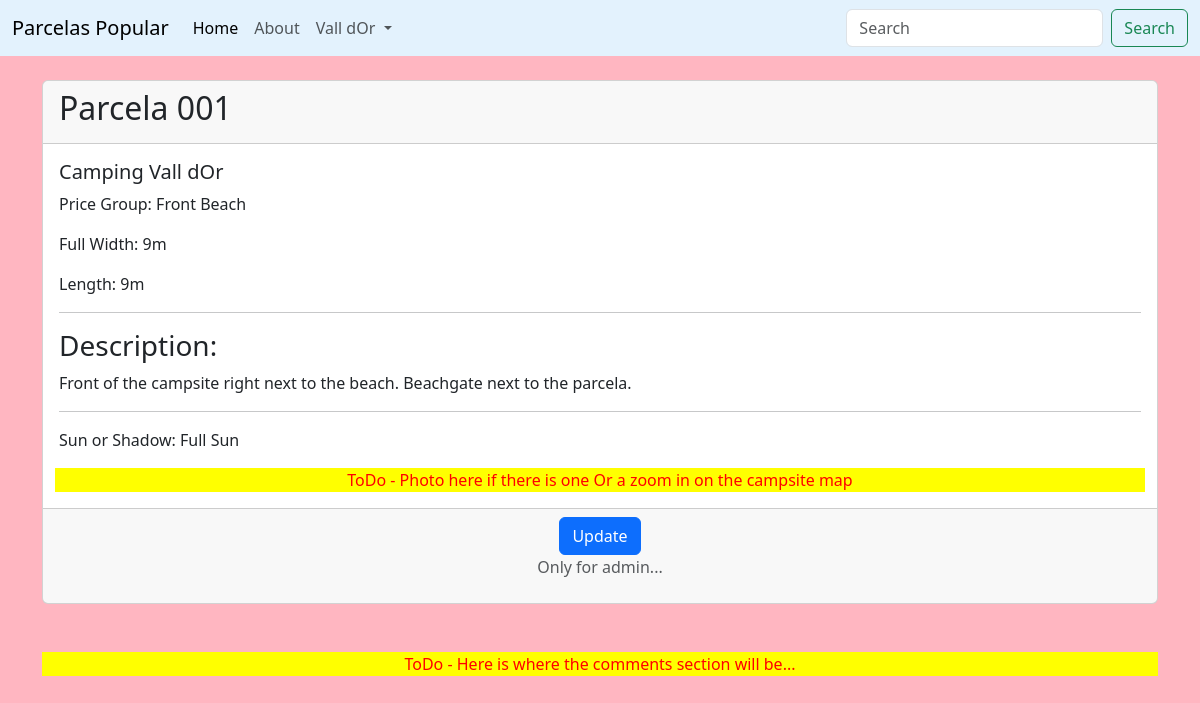
Page /show_parcela/1 on the committed database.
### cvdor/models.py (models this page shows, shortened)
class Parcela(models.Model):
    number = models.CharField('Plot Number', max_length=20)
    campsite = models.ForeignKey(Campsite, blank=True, null=True, on_delete=models.CASCADE)
    group = models.ForeignKey('Group', blank=True, null=True, on_delete=models.CASCADE)
    width = models.IntegerField('Size', blank=True)
    length = models.IntegerField('Plot Length', blank=True)
    description = models.TextField('Description')
    sun = models.ForeignKey(Sun, blank=True, null=True, on_delete=models.CASCADE)

class Campsite(models.Model):
    name = models.CharField('Campsite Name', max_length=40)
    address = models.CharField(max_length=320)
    postcode = models.CharField('Postal Code', max_length=10)
    w3words = models.CharField(max_length=60)
    phone = models.CharField('Phone', max_length=25)
    web = models.URLField('Website Address')
    email_address = models.EmailField('Email Address')
    def __str__(self):
        return self.name

class Group(models.Model):
    name = models.CharField('Group', max_length=25)
    def __str__(self):
        return self.name

class Sun(models.Model):
    sun = models.CharField('SunOrShadow', max_length=25, default='sun')
    def __str__(self):
        return self.sun

### cvdor/views.py (the view)
# urls.py: path('show_parcela/<parcela_id>', views.show_parcela, name='show-parcela'),
def show_parcela(request, parcela_id):
    parcela = Parcela.objects.get(pk=parcela_id)
    return render(request, "show_parcela.html", {"parcela": parcela})

### cvdor/templates/show_parcela.html
 {% extends 'base.html' %}
{% block content %}
<div class=container>
  <br/>
  <div class="card">
    <div class="card-header">
     <h2>Parcela {{ parcela.number }}</h2>
    </div>
      <div class="card-body">
           <h5 class="card-title">{{ parcela.campsite }}</h5>
           <p class="card-text">Price Group: {{ parcela.group }}</p>
           <p class="card-text">Full Width: {{ parcela.width }}m</p>
           <p class="card-text">Length: {{ parcela.length }}m</p>
       <hr>
       <h3>Description: </h3>
           <p class="card-text">{{ parcela.description }}</p>
       <hr>
           <p class="card-text">Sun or Shadow: {{ parcela.sun }}</p>
      </div>
    <div class="container text-center">
      <p class="todo"> ToDo -
         Photo here if there is one
         Or a zoom in on the campsite map</p>
    </div>
    <div class="card-footer text-body-secondary text-center">
      <a href="{% url 'update-parcela' parcela.id %}  " class="btn btn-primary">Update </a>
      <p>Only for admin...</p>
     </div>
  </div>
<br><br>
<p class="todo text-center"> ToDo - Here is where the comments section will be...</p>
</div>
{% endblock %}

### cvdor/static/cvdor/css/style.css (style rules this page uses)
body { background-color: lightpink; }
p.todo { color: red; text-align: center; background-color: yellow; }

### rows in the picture
Parcela: number "001", campsite "Camping Vall dOr", group "Front Beach", width "9", length "9", description "Front of the campsite right next to the beach. Beachgate next to the parcela.", sun "Full Sun"
